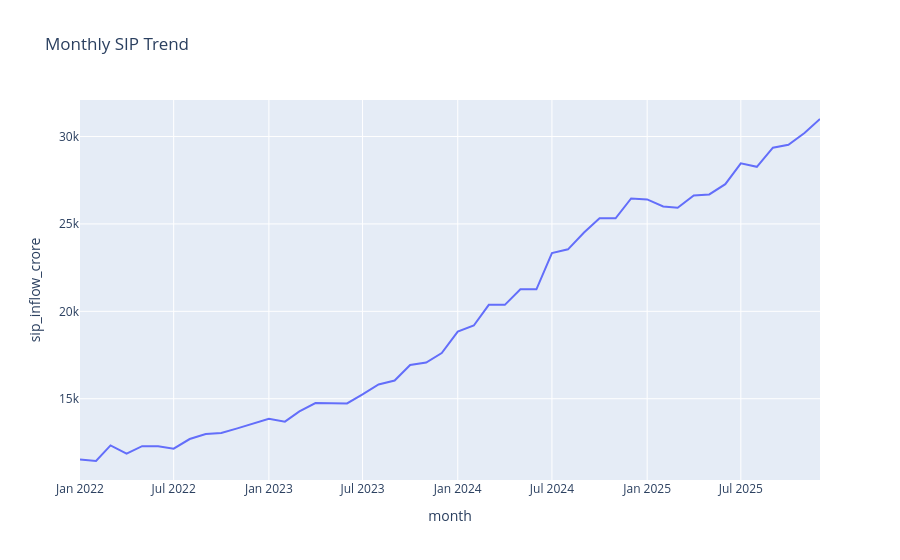

The code cell stored with this chart in its notebook:
### Code cell
sip["month"] = pd.to_datetime(sip["month"])

fig = px.line(
    sip,
    x="month",
    y="sip_inflow_crore",
    title="Monthly SIP Trend"
)

fig.show()

### Figure 1 — Plotly figure (JSON) as saved in the notebook; plotly's stock layout.template omitted (floating-point values rounded to 4 significant figures)
{"data": [{"hovertemplate": "month=%{x}<br>sip_inflow_crore=%{y}<extra></extra>", "legendgroup": "", "line": {"color": "#636efa", "dash": "solid"}, "marker": {"symbol": "circle"}, "mode": "lines", "name": "", "orientation": "v", "showlegend": false, "type": "scatter", "x": ["2022-01-01T00:00:00", "2022-02-01T00:00:00", "2022-03-01T00:00:00", "2022-04-01T00:00:00", "2022-05-01T00:00:00", "2022-06-01T00:00:00", "2022-07-01T00:00:00", "2022-08-01T00:00:00", "2022-09-01T00:00:00", "2022-10-01T00:00:00", "2022-11-01T00:00:00", "2022-12-01T00:00:00", "2023-01-01T00:00:00", "2023-02-01T00:00:00", "2023-03-01T00:00:00", "2023-04-01T00:00:00", "2023-05-01T00:00:00", "2023-06-01T00:00:00", "2023-07-01T00:00:00", "2023-08-01T00:00:00", "2023-09-01T00:00:00", "2023-10-01T00:00:00", "2023-11-01T00:00:00", "2023-12-01T00:00:00", "2024-01-01T00:00:00", "2024-02-01T00:00:00", "2024-03-01T00:00:00", "2024-04-01T00:00:00", "2024-05-01T00:00:00", "2024-06-01T00:00:00", "2024-07-01T00:00:00", "2024-08-01T00:00:00", "2024-09-01T00:00:00", "2024-10-01T00:00:00", "2024-11-01T00:00:00", "2024-12-01T00:00:00", "2025-01-01T00:00:00", "2025-02-01T00:00:00", "2025-03-01T00:00:00", "2025-04-01T00:00:00", "2025-05-01T00:00:00", "2025-06-01T00:00:00", "2025-07-01T00:00:00", "2025-08-01T00:00:00", "2025-09-01T00:00:00", "2025-10-01T00:00:00", "2025-11-01T00:00:00", "2025-12-01T00:00:00"], "xaxis": "x", "y": [11517, 11438, 12328, 11863, 12286, 12276, 12140, 12694, 12976, 13040, 13306, 13573, 13856, 13687, 14276, 14749, 14749, 14734, 15245, 15814, 16042, 16928, 17073, 17610, 18838, 19187, 20371, 20371, 21262, 21262, 23332, 23547, 24509, 25323, 25320, 26459, 26400, 25999, 25926, 26632, 26688, 27274, 28464, 28265, 29361, 29529, 30200, 31002], "yaxis": "y"}], "layout": {"legend": {"tracegroupgap": 0}, "title": {"text": "Monthly SIP Trend"}, "xaxis": {"anchor": "y", "domain": [0, 1], "title": {"text": "month"}}, "yaxis": {"anchor": "x", "domain": [0, 1], "title": {"text": "sip_inflow_crore"}}}}
